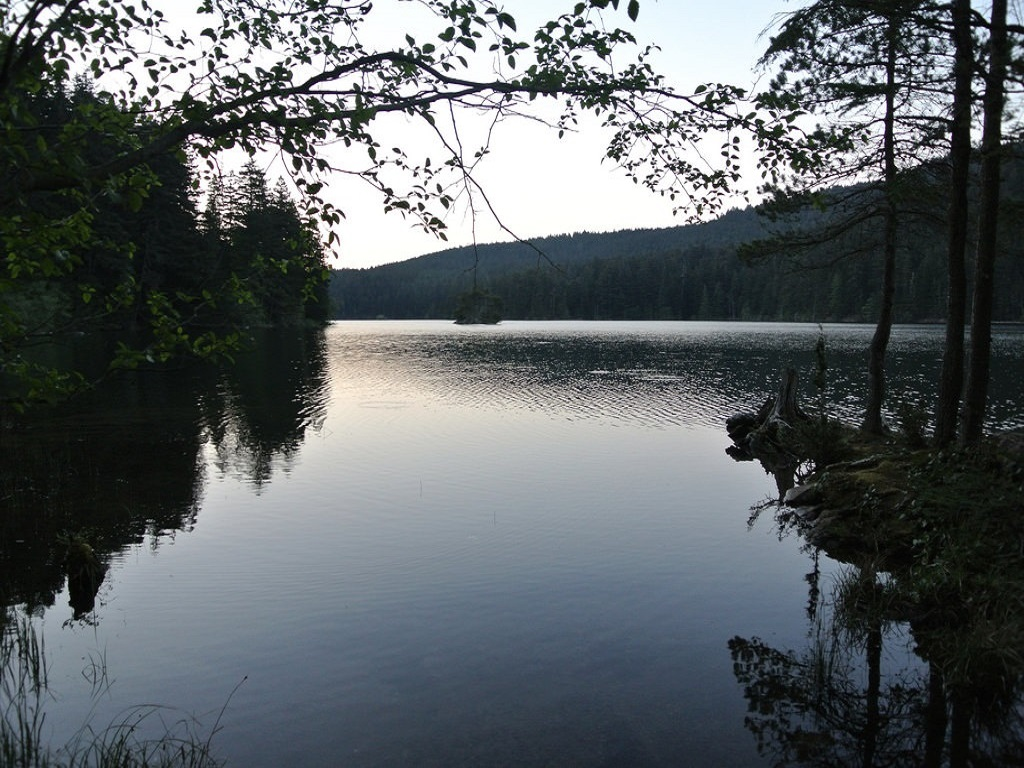
//> input picture Histogram_Equalization/reflection.jpg, 1024 x 768 px
$ ./main   (built with g++ and OpenCV 4)
//> lines starting //> are read from the running program, lines starting //| are printed output that depends on the picture
//> further down, image is the input picture: 768 rows x 1024 cols, CV_8UC3; mean B, G, R 102.7, 99.9, 94.1
### Histogram_Equalization/histogram_equalization.hpp
#include "opencv2/opencv.hpp"

cv::Mat histeq(cv::Mat image)
{
	cv::Mat outImage;
	cv::Mat ycr;

	int L = 256;
	double MN = image.rows * image.cols;
//> MN = 786432
	double x = (L - 1) / MN;
//> x = 0.000324
	double nj[256];
	double sk[256];

	cvtColor(image, ycr, CV_BGR2YCrCb);
//> ycr: 768 rows x 1024 cols, CV_8UC3; mean of channels 0, 1, 2 98.5, 124.9, 130.4

	for (int i = 0; i < 256; i++)
	{
		nj[i] = 0;
	}

	for (int x = 0; x < image.cols; x++) {
		for (int y = 0; y < image.rows; y++) {
			nj[ycr.at<cv::Vec3b>(y, x)[0]]++;
		}
	}
//> after the loop, nj = 256 values, max 23811 at index 255, min 36 at index 0, mean 3072

	for (int i = 1; i < 256; i++)
	{
		nj[i] = nj[i] + nj[i - 1];
	}
//> after the loop, nj = 256 values from 36 to 786432

	for (int i = 0; i < 256; i++)
	{
		sk[i] = nj[i] * x;
	}
//> after the loop, sk = 256 values from 0.0117 to 255

	cv::Mat equalized_ycr = ycr;

	for (int x = 0; x < image.cols; x++) {
		for (int y = 0; y < image.rows; y++) {
			equalized_ycr.at<cv::Vec3b>(y, x)[0] = (sk[ycr.at<cv::Vec3b>(y, x)[0]]);
		}
	}
//> equalized_ycr: 768 rows x 1024 cols, CV_8UC3; mean of channels 0, 1, 2 128, 124.9, 130.4

	cvtColor(equalized_ycr, outImage, CV_YCrCb2BGR);
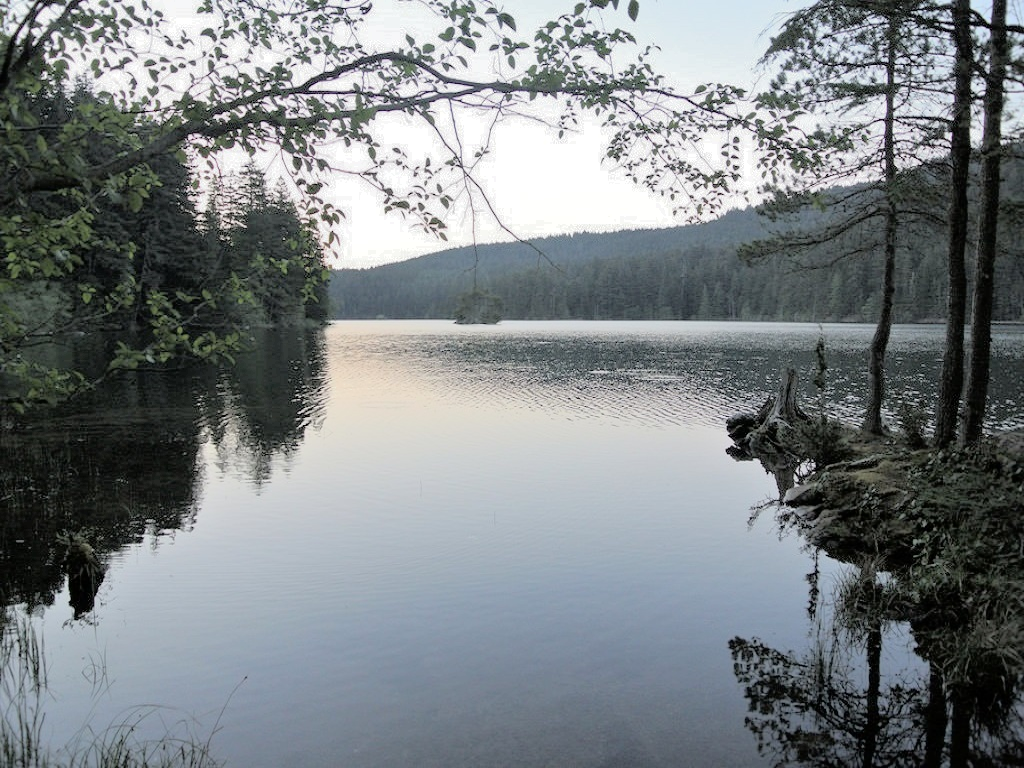
//> outImage: 768 rows x 1024 cols, CV_8UC3; mean B, G, R 132.2, 129.4, 123.6

	return outImage;
}

### Histogram_Equalization/main.cpp
#include "opencv2/opencv.hpp"
#include "histogram_equalization.hpp"

void main()
{
	cv::Mat image = cv::imread("reflection.jpg");

	image = histeq(image);

	cv::imwrite("reflection_eq.jpg", image);
}
